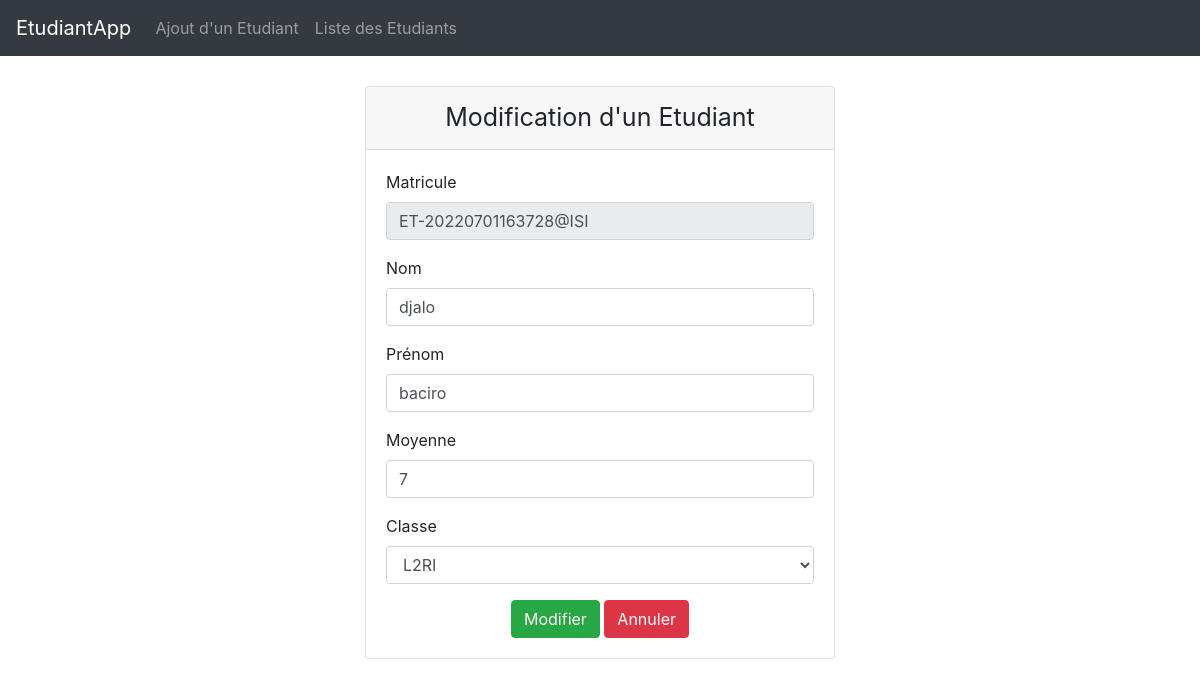
The page /?page=edit&id=2 on the database its author committed.
### tables this page shows
CREATE TABLE `etudiant` (
  `idE` int(11) NOT NULL,
  `matricule` varchar(50) NOT NULL,
  `nom` varchar(30) NOT NULL,
  `prenom` varchar(50) NOT NULL,
  `moyenne` double NOT NULL,
  `idClasse` int(11) NOT NULL
);

### DB/etudiantDB.php (called while the page is built, shortened)
<?php
    function getClasses()
    {
        global $db;
        $sql = "SELECT * FROM classe ORDER BY libelle ASC";
        return $db->query($sql)->fetchAll(2);
    }
    function getEtudiantById($id)
    {
        global $db;
        $sql = "SELECT *
                FROM etudiant e, classe c
                WHERE e.idClasse = c.idC
                AND idE = $id";
        return $db->query($sql)->fetch();
    }

### view/edit.php (the view, shortened to what this page needs)
<?php
    $id = $_GET['id'];
    $etu = getEtudiantById($id);
    $classe = getClasses();
?>
<div class="container spacer col-md-5">
    <div class="card">
        <div class="card-header police center">Modification d'un Etudiant</div>
        <div class="card-body">
            <form method="POST" action="">
                <div class="form-group">
                    <label for="" class="control-label">Matricule</label>
                    <input class="form-control" type="text" name="matricule" value="<?= $etu['matricule'] ?>"readonly>
                </div>
                <div class="form-group">
                    <label for="" class="control-label">Nom</label>
                    <input class="form-control" type="text" name="nom" value="<?= $etu['nom']?>" required>
                </div>
                <div class="form-group">
                    <label for="" class="control-label">Prénom</label>
                    <input class="form-control" type="text" name="prenom" value="<?= $etu['prenom']?>" required>
                </div>
                <div class="form-group">
                    <label for="" class="control-label">Moyenne</label>
                    <input class="form-control" type="number" name="moyenne" value="<?= $etu['moyenne']?>" min="0" max="20" required>
                </div>
                <div class="form-group">
                    <label class="control-label" for="">Classe</label>
                    <select class="form-control" name="classe" required>
                        <?php foreach($classe as $c) {?>
                            <?php $selected = ($etu['idClasse'] == $c['idC']) ? 'selected' : '';?>
                            <option <?= $selected ?> value="<?= $c['idC'] ?>"><?= $c['libelle'] ?></option>
                        <?php }?>
                    </select>
                </div>
                <div class="center">
                    <input type="submit" class="btn btn-success" name="modifier" value="Modifier">
                    <input type="reset" class="btn btn-danger" name="annuler" value="Annuler">
                </div>
            </form>
        </div>
    </div>
</div>

### style.css (style rules this page uses)
.spacer { margin-top: 30px; }
.center { text-align: center; }
.police { font-size: 25px; }

### rows shown on the page
etudiant: matricule "ET-20220701163728@ISI", nom "djalo", prenom "baciro", moyenne "7"

### other values the page prints
form field classe "L2RI"
